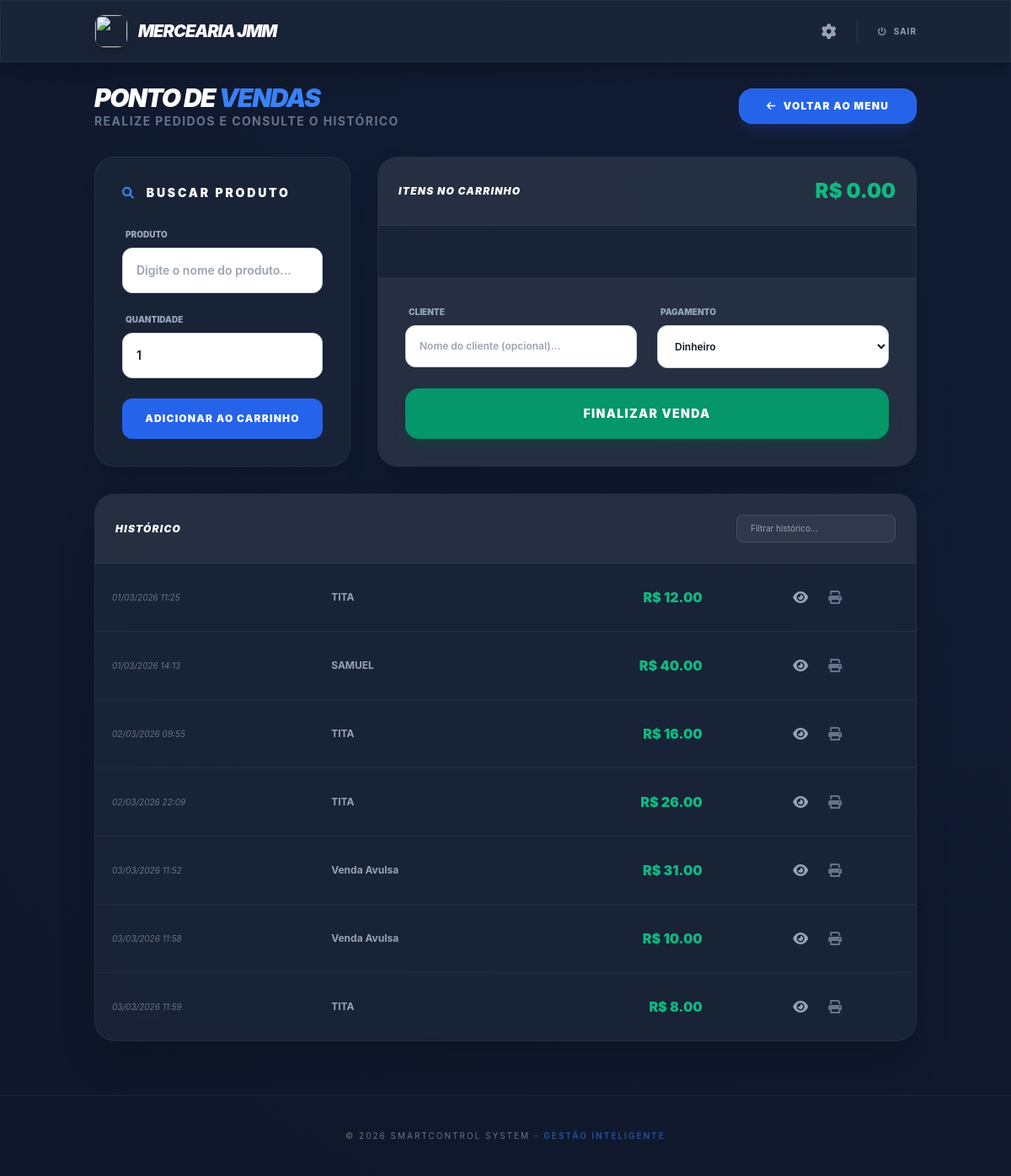
The page /vendas (signed in) on the database its author committed.
### tables this page shows
CREATE TABLE clientes (
            id INTEGER PRIMARY KEY AUTOINCREMENT,
            nome TEXT NOT NULL,
            telefone TEXT,
            saldo_devedor REAL DEFAULT 0,
            permite_fiado INTEGER DEFAULT 1,
            limite_fiado REAL DEFAULT 0,
            data_ultima_compra TEXT,
            usuario_id INTEGER, prazo_pagamento INTEGER DEFAULT 15,
            FOREIGN KEY (usuario_id) REFERENCES usuarios (id)
        );

### app.py (the view, shortened to what this page needs)
@app.route('/vendas', methods=['GET', 'POST'])
def vendas():
    if 'usuario_id' not in session: return redirect(url_for('login'))
    u_id = session['usuario_id']
    v_fmt = []
    for v in listar_vendas(u_id):
        d = dict(v)
        try: d['data_formatada'] = datetime.strptime(d['data'][:19], '%Y-%m-%d %H:%M:%S').strftime('%d/%m/%Y %H:%M')
        except: d['data_formatada'] = d['data']
        v_fmt.append(d)
    return render_template('vendas.html', produtos=listar_produtos(u_id), clientes=listar_clientes(u_id), vendas=v_fmt)

### models.py (called while the page is built)
def conectar_db():
    conn = sqlite3.connect(DATABASE, timeout=10)
    conn.row_factory = sqlite3.Row
    return conn

def listar_produtos(usuario_id):
    conn = conectar_db()
    produtos = conn.execute('SELECT * FROM produtos WHERE usuario_id = ? ORDER BY nome ASC', (usuario_id,)).fetchall()
    conn.close()
    return produtos

def listar_clientes(usuario_id):
    conn = conectar_db()
    clientes = conn.execute('SELECT * FROM clientes WHERE usuario_id = ? ORDER BY nome ASC', (usuario_id,)).fetchall()
    conn.close()
    return clientes

def listar_vendas(usuario_id):
    conn = conectar_db()
    vendas = conn.execute('''
        SELECT v.*, p.nome AS produto_nome, c.nome AS cliente_nome
        FROM vendas v
        JOIN produtos p ON v.produto_id = p.id
        LEFT JOIN clientes c ON v.cliente_id = c.id
        WHERE v.usuario_id = ?
        ORDER BY v.data DESC LIMIT 100
    ''', (usuario_id,)).fetchall()
    conn.close()
    return vendas

### templates/vendas.html (shortened to what this page needs)
{% extends 'layout.html' %} {% block content %}
<div class="animate-fadeIn space-y-8">
  <div
    class="flex flex-col md:flex-row justify-between items-center mb-6 gap-4"
  >
    <div>
      <h2
        class="text-3xl font-black text-white uppercase italic tracking-tighter"
      >
        Ponto de <span class="text-blue-500">Vendas</span>
      </h2>
      <p class="text-slate-500 text-sm font-bold uppercase tracking-widest">
        Realize pedidos e consulte o histórico
      </p>
    </div>
    <a
      href="{{ url_for('index') }}"
      class="bg-blue-600 hover:bg-blue-500 text-white font-black py-3 px-8 rounded-2xl transition transform hover:scale-105 shadow-lg shadow-blue-900/40 border border-blue-400/20 uppercase text-xs tracking-widest flex items-center"
    >
      <i class="fas fa-arrow-left mr-2"></i> Voltar ao Menu
    </a>
  </div>
  <div class="grid grid-cols-1 lg:grid-cols-3 gap-8">
    <div
      class="lg:col-span-1 glass-card p-8 rounded-3xl shadow-xl border-white/5"
    >
      <h3
        class="text-sm font-black text-white mb-8 uppercase tracking-[0.2em] flex items-center"
      >
        <i class="fas fa-search mr-3 text-blue-500"></i> Buscar Produto
      </h3>
      <div class="space-y-6">
        <div class="relative">
          <label
            class="text-[10px] text-slate-400 uppercase font-black mb-2 ml-1 block"
            >Produto</label
          >
          <input
            type="text"
            id="input-busca-produto"
            onkeyup="buscarProduto(this.value)"
            placeholder="Digite o nome do produto..."
            class="input-pro w-full rounded-xl p-4 text-sm outline-none bg-white/5 border border-white/10 focus:ring-2 focus:ring-blue-500"
          />
        </div>
        <div>
          <label
            class="text-[10px] text-slate-400 uppercase font-black mb-2 ml-1 block"
            >Quantidade</label
          >
          <input
            type="number"
            id="input-qtd"
            value="1"
            min="1"
            class="input-pro w-full rounded-xl p-4 text-sm outline-none"
          />
        </div>
        <button
          type="button"
          onclick="adicionarAoCarrinho()"
          class="w-full bg-blue-600 hover:bg-blue-500 text-white font-black py-4 rounded-xl transition-all uppercase tracking-widest text-xs"
        >
          Adicionar ao Carrinho
        </button>
      </div>
    </div>
    <div
      class="lg:col-span-2 glass-card rounded-3xl border-white/5 shadow-2xl flex flex-col overflow-hidden"
    >
      <div
        class="p-6 border-b border-white/5 bg-white/5 flex justify-between items-center"
      >
        <h3
          class="text-white font-black uppercase italic text-xs tracking-widest"
        >
          Itens no Carrinho
        </h3>
        <span id="total-venda" class="text-2xl font-black text-emerald-500"
          >R$ 0.00</span
        >
      </div>
      <div class="flex-grow overflow-auto max-h-[250px]">
      </div>
      <form
        id="form-venda"
        action="/vendas"
        method="POST"
        class="p-8 bg-white/5 border-t border-white/5"
      >
        <div class="grid grid-cols-1 md:grid-cols-2 gap-6 mb-6">
          <div class="relative">
            <label
              class="text-[10px] text-slate-400 uppercase font-black mb-2 ml-1 block"
              >Cliente</label
            >
            <input
              type="text"
              id="input-busca-cliente"
              onkeyup="buscarCliente(this.value)"
              placeholder="Nome do cliente (opcional)..."
              class="input-pro w-full rounded-xl p-4 text-xs outline-none bg-white/5 border border-white/10"
            />
          </div>
          <div>
            <label
              class="text-[10px] text-slate-400 uppercase font-black mb-2 ml-1 block"
              >Pagamento</label
            >
            <select
              name="forma_pagamento"
              class="input-pro w-full rounded-xl p-4 text-xs outline-none cursor-pointer"
            >
              <option value="Dinheiro">Dinheiro</option>
            </select>
          </div>
        </div>
        <button
          type="submit"
          onclick="return prepararEnvio(event);"
          class="w-full bg-emerald-600 hover:bg-emerald-500 text-white font-black py-5 rounded-2xl transition-all text-sm uppercase tracking-widest shadow-lg shadow-emerald-900/40"
        >
          Finalizar Venda
        </button>
      </form>
    </div>
  </div>
  <div
    class="glass-card rounded-3xl border-white/5 shadow-2xl overflow-hidden mt-10"
  >
    <div
      class="p-6 border-b border-white/5 bg-white/5 flex justify-between items-center"
    >
      <h3
        class="text-white font-black uppercase italic text-xs tracking-widest"
      >
        Histórico
      </h3>
      <input
        type="text"
        onkeyup="filtrarTabela(this.value)"
        placeholder="Filtrar histórico..."
        class="bg-white/5 border border-white/10 rounded-lg px-4 py-2 text-[10px] text-white outline-none"
      />
    </div>
    <div class="overflow-x-auto">
      <table id="tabela-vendas" class="w-full text-left">
        <tbody class="text-slate-300 divide-y divide-white/5">
          {% for data, grupo in vendas|groupby('data_formatada') %}
          <tr class="hover:bg-white/5 transition">
            <td class="p-5 text-[10px] text-slate-500 italic">{{ data }}</td>
            <td class="p-5 text-slate-400 text-xs font-bold">
              {{ grupo[0].cliente_nome or 'Venda Avulsa' }}
            </td>
            <td class="p-5 text-right text-emerald-500 font-black text-base">
              R$ {{ "%.2f"|format(grupo|sum(attribute='valor_total')) }}
            </td>
            <td
              class="p-5 text-center flex items-center justify-center space-x-2"
            >
              <button
                onclick="abrirDetalhes('{{ data }}', '{{ grupo[0].cliente_nome or 'Venda Avulsa' }}', '{{ grupo[0].forma_pagamento }}')"
                class="text-slate-400 hover:text-emerald-500 p-2"
              >
                <i class="fas fa-eye"></i>
              </button>
              <a
                href="{{ url_for('comprovante_venda', id=grupo[0].id) }}"
                target="_blank"
                class="text-slate-500 hover:text-blue-500 p-2"
                ><i class="fas fa-print"></i
              ></a>
            </td>
          </tr>
          {% endfor %}
        </tbody>
      </table>
    </div>
  </div>
</div>
{% endblock %}

### templates/layout.html (style rules this page uses)
:root { --bg-deep: #0f172a; --card-slate: #1e293b; --border-soft: rgba(255, 255, 255, 0.08); }
body { background-color: var(--bg-deep); background-image: radial-gradient(circle at top right, rgba(59, 130, 246, 0.05), transparent); color: white; font-family: 'Inter', sans-serif; margin: 0; }
.glass-card { background: rgba(30, 41, 59, 0.7); backdrop-filter: blur(12px); border: 1px solid var(--border-soft); box-shadow: 0 10px 30px rgba(0, 0, 0, 0.25); }
.input-pro { background-color: #ffffff !important; border: 1px solid #cbd5e1 !important; color: #0f172a !important; font-weight: 600 !important; transition: all 0.2s ease-in-out; }
.animate-fadeIn { animation: fadeIn 0.4s ease-out; }

### rows shown on the page
clientes: nome "TITA" "TITA" "TITA" "TITA"
clientes: nome "SAMUEL"

### other values the page prints
{{ session.get('usuario_nome') }} "MERCEARIA JMM"
{{ data }} "01/03/2026 11:25" "01/03/2026 14:13" "02/03/2026 09:55" "02/03/2026 22:09" "03/03/2026 11:52" "03/03/2026 11:58" "03/03/2026 11:59"
{{ "%.2f"|format(grupo|sum(attribute='valor_total')) }} "12.00" "40.00" "16.00" "26.00" "31.00" "10.00" "8.00"
{{ grupo[0].cliente_nome or 'Venda Avulsa' }} "Venda Avulsa" "Venda Avulsa"
